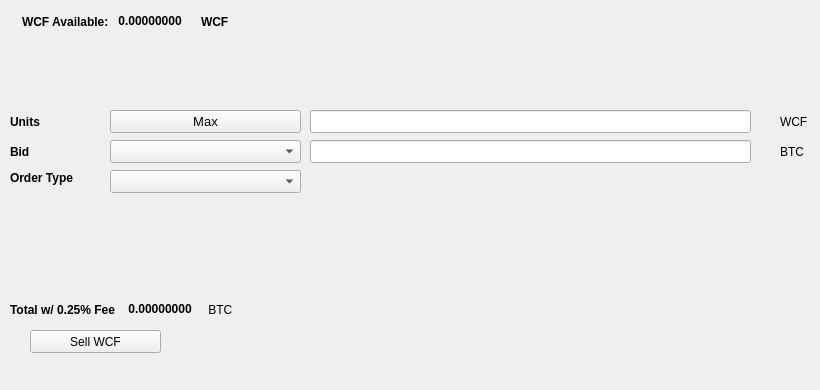
   <widget class="QWidget" name="SellTab">
    <attribute name="title">
     <string>Sell</string>
    </attribute>
    <widget class="QLabel" name="label_16">
     <property name="geometry">
      <rect>
       <x>780</x>
       <y>140</y>
       <width>31</width>
       <height>23</height>
      </rect>
     </property>
     <property name="text">
      <string>BTC</string>
     </property>
    </widget>
    <widget class="QComboBox" name="SellBidcomboBox">
     <property name="geometry">
      <rect>
       <x>110</x>
       <y>140</y>
       <width>191</width>
       <height>23</height>
      </rect>
     </property>
     <property name="font">
      <font>
       <pointsize>10</pointsize>
      </font>
     </property>
    </widget>
    <widget class="QLabel" name="label_18">
     <property name="geometry">
      <rect>
       <x>10</x>
       <y>110</y>
       <width>46</width>
       <height>23</height>
      </rect>
     </property>
     <property name="font">
      <font>
       <weight>75</weight>
       <bold>true</bold>
      </font>
     </property>
     <property name="text">
      <string>Units</string>
     </property>
    </widget>
    <widget class="QPushButton" name="Sell_Max_Amount">
     <property name="geometry">
      <rect>
       <x>110</x>
       <y>110</y>
       <width>191</width>
       <height>23</height>
      </rect>
     </property>
     <property name="font">
      <font>
       <pointsize>10</pointsize>
      </font>
     </property>
     <property name="text">
      <string>Max</string>
     </property>
    </widget>
    <widget class="QLabel" name="label_20">
     <property name="geometry">
      <rect>
       <x>10</x>
       <y>170</y>
       <width>91</width>
       <height>16</height>
      </rect>
     </property>
     <property name="font">
      <font>
       <weight>75</weight>
       <bold>true</bold>
      </font>
     </property>
     <property name="text">
      <string>Order Type</string>
     </property>
    </widget>
    <widget class="QComboBox" name="SellOrdertypeCombo">
     <property name="geometry">
      <rect>
       <x>110</x>
       <y>170</y>
       <width>191</width>
       <height>23</height>
      </rect>
     </property>
     <property name="font">
      <font>
       <pointsize>10</pointsize>
      </font>
     </property>
    </widget>
    <widget class="QLabel" name="label_21">
     <property name="geometry">
      <rect>
       <x>10</x>
       <y>140</y>
       <width>46</width>
       <height>23</height>
      </rect>
     </property>
     <property name="font">
      <font>
       <weight>75</weight>
       <bold>true</bold>
      </font>
     </property>
     <property name="text">
      <string>Bid</string>
     </property>
    </widget>
    <widget class="QLabel" name="label_22">
     <property name="geometry">
      <rect>
       <x>780</x>
       <y>110</y>
       <width>31</width>
       <height>23</height>
      </rect>
     </property>
     <property name="text">
      <string>WCF</string>
     </property>
    </widget>
    <widget class="QLineEdit" name="UnitsInputWCF">
     <property name="geometry">
      <rect>
       <x>310</x>
       <y>110</y>
       <width>441</width>
       <height>23</height>
      </rect>
     </property>
     <property name="font">
      <font>
       <pointsize>9</pointsize>
       <weight>75</weight>
       <bold>true</bold>
      </font>
     </property>
    </widget>
    <widget class="QLineEdit" name="SellBidPriceEdit">
     <property name="geometry">
      <rect>
       <x>310</x>
       <y>140</y>
       <width>441</width>
       <height>23</height>
      </rect>
     </property>
     <property name="font">
      <font>
       <pointsize>9</pointsize>
       <weight>75</weight>
       <bold>true</bold>
      </font>
     </property>
    </widget>
    <widget class="QPushButton" name="SellWCFBTN">
     <property name="geometry">
      <rect>
       <x>30</x>
       <y>330</y>
       <width>131</width>
       <height>23</height>
      </rect>
     </property>
     <property name="text">
      <string>Sell WCF</string>
     </property>
     <property name="icon">
      <iconset resource="../worldcryptoforum">
       <normaloff>:/icons/bitcoin</normaloff>:/icons/bitcoin</iconset>
     </property>
    </widget>
    <widget class="QWidget" name="layoutWidget3">
     <property name="geometry">
      <rect>
       <x>22</x>
       <y>12</y>
       <width>258</width>
       <height>19</height>
      </rect>
     </property>
     <layout class="QHBoxLayout" name="horizontalLayout">
      <item>
       <widget class="QLabel" name="label232_2">
        <property name="font">
         <font>
          <weight>75</weight>
          <bold>true</bold>
         </font>
        </property>
        <property name="text">
         <string>WCF Available:</string>
        </property>
       </widget>
      </item>
      <item>
       <widget class="QLabel" name="WCFAvailableLabel">
        <property name="palette">
         <palette>
          <active>
           <colorrole role="WindowText">
            <brush brushstyle="SolidPattern">
             <color alpha="255">
              <red>0</red>
              <green>0</green>
              <blue>0</blue>
             </color>
            </brush>
           </colorrole>
           <colorrole role="Button">
            <brush brushstyle="SolidPattern">
             <color alpha="255">
              <red>0</red>
              <green>170</green>
              <blue>0</blue>
             </color>
            </brush>
           </colorrole>
           <colorrole role="Light">
            <brush brushstyle="SolidPattern">
             <color alpha="255">
              <red>0</red>
              <green>255</green>
              <blue>0</blue>
             </color>
            </brush>
           </colorrole>
           <colorrole role="Midlight">
            <brush brushstyle="SolidPattern">
             <color alpha="255">
              <red>0</red>
              <green>212</green>
              <blue>0</blue>
             </color>
            </brush>
           </colorrole>
           <colorrole role="Dark">
            <brush brushstyle="SolidPattern">
             <color alpha="255">
              <red>0</red>
              <green>85</green>
              <blue>0</blue>
             </color>
            </brush>
           </colorrole>
           <colorrole role="Mid">
            <brush brushstyle="SolidPattern">
             <color alpha="255">
              <red>0</red>
              <green>113</green>
              <blue>0</blue>
             </color>
            </brush>
           </colorrole>
           <colorrole role="Text">
            <brush brushstyle="SolidPattern">
             <color alpha="255">
              <red>0</red>
              <green>170</green>
              <blue>0</blue>
             </color>
            </brush>
           </colorrole>
           <colorrole role="BrightText">
            <brush brushstyle="SolidPattern">
             <color alpha="255">
              <red>255</red>
              <green>255</green>
              <blue>255</blue>
             </color>
            </brush>
           </colorrole>
           <colorrole role="ButtonText">
            <brush brushstyle="SolidPattern">
             <color alpha="255">
              <red>0</red>
              <green>0</green>
              <blue>0</blue>
             </color>
            </brush>
           </colorrole>
           <colorrole role="Base">
            <brush brushstyle="SolidPattern">
             <color alpha="255">
              <red>255</red>
              <green>255</green>
              <blue>255</blue>
             </color>
            </brush>
           </colorrole>
           <colorrole role="Window">
            <brush brushstyle="SolidPattern">
             <color alpha="255">
              <red>0</red>
              <green>170</green>
              <blue>0</blue>
             </color>
            </brush>
           </colorrole>
           <colorrole role="Shadow">
            <brush brushstyle="SolidPattern">
             <color alpha="255">
              <red>0</red>
              <green>0</green>
              <blue>0</blue>
             </color>
            </brush>
           </colorrole>
           <colorrole role="AlternateBase">
            <brush brushstyle="SolidPattern">
             <color alpha="255">
              <red>127</red>
              <green>212</green>
              <blue>127</blue>
             </color>
            </brush>
           </colorrole>
           <colorrole role="ToolTipBase">
            <brush brushstyle="SolidPattern">
             <color alpha="255">
              <red>255</red>
              <green>255</green>
              <blue>220</blue>
             </color>
            </brush>
           </colorrole>
           <colorrole role="ToolTipText">
            <brush brushstyle="SolidPattern">
             <color alpha="255">
              <red>0</red>
              <green>0</green>
              <blue>0</blue>
             </color>
            </brush>
           </colorrole>
          </active>
          <inactive>
           <colorrole role="WindowText">
            <brush brushstyle="SolidPattern">
             <color alpha="255">
              <red>0</red>
              <green>0</green>
              <blue>0</blue>
             </color>
            </brush>
           </colorrole>
           <colorrole role="Button">
            <brush brushstyle="SolidPattern">
             <color alpha="255">
              <red>0</red>
              <green>170</green>
              <blue>0</blue>
             </color>
            </brush>
           </colorrole>
           <colorrole role="Light">
            <brush brushstyle="SolidPattern">
             <color alpha="255">
              <red>0</red>
              <green>255</green>
              <blue>0</blue>
             </color>
            </brush>
           </colorrole>
           <colorrole role="Midlight">
            <brush brushstyle="SolidPattern">
             <color alpha="255">
              <red>0</red>
              <green>212</green>
              <blue>0</blue>
             </color>
            </brush>
           </colorrole>
           <colorrole role="Dark">
            <brush brushstyle="SolidPattern">
             <color alpha="255">
              <red>0</red>
              <green>85</green>
              <blue>0</blue>
             </color>
            </brush>
           </colorrole>
           <colorrole role="Mid">
            <brush brushstyle="SolidPattern">
             <color alpha="255">
              <red>0</red>
              <green>113</green>
              <blue>0</blue>
             </color>
            </brush>
           </colorrole>
           <colorrole role="Text">
            <brush brushstyle="SolidPattern">
             <color alpha="255">
              <red>0</red>
              <green>170</green>
              <blue>0</blue>
             </color>
            </brush>
           </colorrole>
           <colorrole role="BrightText">
            <brush brushstyle="SolidPattern">
             <color alpha="255">
              <red>255</red>
              <green>255</green>
              <blue>255</blue>
             </color>
            </brush>
           </colorrole>
           <colorrole role="ButtonText">
            <brush brushstyle="SolidPattern">
             <color alpha="255">
              <red>0</red>
              <green>0</green>
              <blue>0</blue>
             </color>
            </brush>
           </colorrole>
           <colorrole role="Base">
            <brush brushstyle="SolidPattern">
             <color alpha="255">
              <red>255</red>
              <green>255</green>
              <blue>255</blue>
             </color>
            </brush>
           </colorrole>
           <colorrole role="Window">
            <brush brushstyle="SolidPattern">
             <color alpha="255">
              <red>0</red>
              <green>170</green>
              <blue>0</blue>
             </color>
            </brush>
           </colorrole>
           <colorrole role="Shadow">
            <brush brushstyle="SolidPattern">
             <color alpha="255">
              <red>0</red>
              <green>0</green>
              <blue>0</blue>
             </color>
            </brush>
           </colorrole>
           <colorrole role="AlternateBase">
            <brush brushstyle="SolidPattern">
             <color alpha="255">
              <red>127</red>
              <green>212</green>
              <blue>127</blue>
             </color>
            </brush>
           </colorrole>
           <colorrole role="ToolTipBase">
            <brush brushstyle="SolidPattern">
             <color alpha="255">
              <red>255</red>
              <green>255</green>
              <blue>220</blue>
             </color>
            </brush>
           </colorrole>
           <colorrole role="ToolTipText">
            <brush brushstyle="SolidPattern">
             <color alpha="255">
              <red>0</red>
              <green>0</green>
              <blue>0</blue>
             </color>
            </brush>
           </colorrole>
          </inactive>
          <disabled>
           <colorrole role="WindowText">
            <brush brushstyle="SolidPattern">
             <color alpha="255">
              <red>0</red>
              <green>85</green>
              <blue>0</blue>
             </color>
            </brush>
           </colorrole>
           <colorrole role="Button">
            <brush brushstyle="SolidPattern">
             <color alpha="255">
              <red>0</red>
              <green>170</green>
              <blue>0</blue>
             </color>
            </brush>
           </colorrole>
           <colorrole role="Light">
            <brush brushstyle="SolidPattern">
             <color alpha="255">
              <red>0</red>
              <green>255</green>
              <blue>0</blue>
             </color>
            </brush>
           </colorrole>
           <colorrole role="Midlight">
            <brush brushstyle="SolidPattern">
             <color alpha="255">
              <red>0</red>
              <green>212</green>
              <blue>0</blue>
             </color>
            </brush>
           </colorrole>
           <colorrole role="Dark">
            <brush brushstyle="SolidPattern">
             <color alpha="255">
              <red>0</red>
              <green>85</green>
              <blue>0</blue>
             </color>
            </brush>
           </colorrole>
           <colorrole role="Mid">
            <brush brushstyle="SolidPattern">
             <color alpha="255">
              <red>0</red>
              <green>113</green>
              <blue>0</blue>
             </color>
            </brush>
           </colorrole>
           <colorrole role="Text">
            <brush brushstyle="SolidPattern">
             <color alpha="255">
              <red>0</red>
              <green>85</green>
              <blue>0</blue>
             </color>
            </brush>
           </colorrole>
           <colorrole role="BrightText">
            <brush brushstyle="SolidPattern">
             <color alpha="255">
              <red>255</red>
              <green>255</green>
              <blue>255</blue>
             </color>
            </brush>
           </colorrole>
           <colorrole role="ButtonText">
            <brush brushstyle="SolidPattern">
             <color alpha="255">
              <red>0</red>
              <green>85</green>
              <blue>0</blue>
             </color>
            </brush>
           </colorrole>
           <colorrole role="Base">
            <brush brushstyle="SolidPattern">
             <color alpha="255">
              <red>0</red>
              <green>170</green>
              <blue>0</blue>
             </color>
            </brush>
           </colorrole>
           <colorrole role="Window">
            <brush brushstyle="SolidPattern">
             <color alpha="255">
              <red>0</red>
              <green>170</green>
              <blue>0</blue>
             </color>
            </brush>
           </colorrole>
           <colorrole role="Shadow">
            <brush brushstyle="SolidPattern">
             <color alpha="255">
              <red>0</red>
              <green>0</green>
              <blue>0</blue>
             </color>
            </brush>
           </colorrole>
           <colorrole role="AlternateBase">
            <brush brushstyle="SolidPattern">
             <color alpha="255">
              <red>0</red>
              <green>170</green>
              <blue>0</blue>
             </color>
            </brush>
           </colorrole>
           <colorrole role="ToolTipBase">
            <brush brushstyle="SolidPattern">
             <color alpha="255">
              <red>255</red>
              <green>255</green>
              <blue>220</blue>
             </color>
            </brush>
           </colorrole>
           <colorrole role="ToolTipText">
            <brush brushstyle="SolidPattern">
             <color alpha="255">
              <red>0</red>
              <green>0</green>
              <blue>0</blue>
             </color>
            </brush>
           </colorrole>
          </disabled>
         </palette>
        </property>
        <property name="font">
         <font>
          <weight>75</weight>
          <bold>true</bold>
         </font>
        </property>
        <property name="text">
         <string> 0.00000000 </string>
        </property>
        <property name="textInteractionFlags">
         <set>Qt::LinksAccessibleByMouse|Qt::TextSelectableByKeyboard|Qt::TextSelectableByMouse</set>
        </property>
       </widget>
      </item>
      <item>
       <widget class="QLabel" name="labelWCF">
        <property name="font">
         <font>
          <weight>75</weight>
          <bold>true</bold>
         </font>
        </property>
        <property name="text">
         <string>WCF</string>
        </property>
       </widget>
      </item>
     </layout>
    </widget>
    <widget class="QWidget" name="layoutWidget">
     <property name="geometry">
      <rect>
       <x>10</x>
       <y>300</y>
       <width>268</width>
       <height>19</height>
      </rect>
     </property>
     <layout class="QHBoxLayout" name="horizontalLayout_2">
      <item>
       <widget class="QLabel" name="label_19">
        <property name="font">
         <font>
          <weight>75</weight>
          <bold>true</bold>
         </font>
        </property>
        <property name="text">
         <string>Total w/ 0.25% Fee </string>
        </property>
       </widget>
      </item>
      <item>
       <widget class="QLabel" name="SellCostLabel">
        <property name="palette">
         <palette>
          <active>
           <colorrole role="WindowText">
            <brush brushstyle="SolidPattern">
             <color alpha="255">
              <red>0</red>
              <green>0</green>
              <blue>0</blue>
             </color>
            </brush>
           </colorrole>
           <colorrole role="Button">
            <brush brushstyle="SolidPattern">
             <color alpha="255">
              <red>0</red>
              <green>170</green>
              <blue>0</blue>
             </color>
            </brush>
           </colorrole>
           <colorrole role="Light">
            <brush brushstyle="SolidPattern">
             <color alpha="255">
              <red>0</red>
              <green>255</green>
              <blue>0</blue>
             </color>
            </brush>
           </colorrole>
           <colorrole role="Midlight">
            <brush brushstyle="SolidPattern">
             <color alpha="255">
              <red>0</red>
              <green>212</green>
              <blue>0</blue>
             </color>
            </brush>
           </colorrole>
           <colorrole role="Dark">
            <brush brushstyle="SolidPattern">
             <color alpha="255">
              <red>0</red>
              <green>85</green>
              <blue>0</blue>
             </color>
            </brush>
           </colorrole>
           <colorrole role="Mid">
            <brush brushstyle="SolidPattern">
             <color alpha="255">
              <red>0</red>
              <green>113</green>
              <blue>0</blue>
             </color>
            </brush>
           </colorrole>
           <colorrole role="Text">
            <brush brushstyle="SolidPattern">
             <color alpha="255">
              <red>0</red>
              <green>170</green>
              <blue>0</blue>
             </color>
            </brush>
           </colorrole>
           <colorrole role="BrightText">
            <brush brushstyle="SolidPattern">
             <color alpha="255">
              <red>255</red>
              <green>255</green>
              <blue>255</blue>
             </color>
            </brush>
           </colorrole>
           <colorrole role="ButtonText">
            <brush brushstyle="SolidPattern">
             <color alpha="255">
              <red>0</red>
              <green>0</green>
              <blue>0</blue>
             </color>
            </brush>
           </colorrole>
           <colorrole role="Base">
            <brush brushstyle="SolidPattern">
             <color alpha="255">
              <red>255</red>
              <green>255</green>
              <blue>255</blue>
             </color>
            </brush>
           </colorrole>
           <colorrole role="Window">
            <brush brushstyle="SolidPattern">
             <color alpha="255">
              <red>0</red>
              <green>170</green>
              <blue>0</blue>
             </color>
            </brush>
           </colorrole>
           <colorrole role="Shadow">
            <brush brushstyle="SolidPattern">
             <color alpha="255">
              <red>0</red>
              <green>0</green>
              <blue>0</blue>
             </color>
            </brush>
           </colorrole>
           <colorrole role="AlternateBase">
            <brush brushstyle="SolidPattern">
             <color alpha="255">
              <red>127</red>
              <green>212</green>
              <blue>127</blue>
             </color>
            </brush>
           </colorrole>
           <colorrole role="ToolTipBase">
            <brush brushstyle="SolidPattern">
             <color alpha="255">
              <red>255</red>
              <green>255</green>
              <blue>220</blue>
             </color>
            </brush>
           </colorrole>
           <colorrole role="ToolTipText">
            <brush brushstyle="SolidPattern">
             <color alpha="255">
              <red>0</red>
              <green>0</green>
              <blue>0</blue>
             </color>
            </brush>
           </colorrole>
          </active>
          <inactive>
           <colorrole role="WindowText">
            <brush brushstyle="SolidPattern">
             <color alpha="255">
              <red>0</red>
              <green>0</green>
              <blue>0</blue>
             </color>
            </brush>
           </colorrole>
           <colorrole role="Button">
            <brush brushstyle="SolidPattern">
             <color alpha="255">
              <red>0</red>
              <green>170</green>
              <blue>0</blue>
             </color>
            </brush>
           </colorrole>
           <colorrole role="Light">
            <brush brushstyle="SolidPattern">
             <color alpha="255">
              <red>0</red>
              <green>255</green>
              <blue>0</blue>
             </color>
            </brush>
           </colorrole>
           <colorrole role="Midlight">
            <brush brushstyle="SolidPattern">
             <color alpha="255">
              <red>0</red>
              <green>212</green>
              <blue>0</blue>
             </color>
            </brush>
           </colorrole>
           <colorrole role="Dark">
            <brush brushstyle="SolidPattern">
             <color alpha="255">
              <red>0</red>
              <green>85</green>
              <blue>0</blue>
             </color>
            </brush>
           </colorrole>
           <colorrole role="Mid">
            <brush brushstyle="SolidPattern">
             <color alpha="255">
              <red>0</red>
              <green>113</green>
              <blue>0</blue>
             </color>
            </brush>
           </colorrole>
           <colorrole role="Text">
            <brush brushstyle="SolidPattern">
             <color alpha="255">
              <red>0</red>
              <green>170</green>
              <blue>0</blue>
             </color>
            </brush>
           </colorrole>
           <colorrole role="BrightText">
            <brush brushstyle="SolidPattern">
             <color alpha="255">
              <red>255</red>
              <green>255</green>
              <blue>255</blue>
             </color>
            </brush>
           </colorrole>
           <colorrole role="ButtonText">
            <brush brushstyle="SolidPattern">
             <color alpha="255">
              <red>0</red>
              <green>0</green>
              <blue>0</blue>
             </color>
            </brush>
           </colorrole>
           <colorrole role="Base">
            <brush brushstyle="SolidPattern">
             <color alpha="255">
              <red>255</red>
              <green>255</green>
              <blue>255</blue>
             </color>
            </brush>
           </colorrole>
           <colorrole role="Window">
            <brush brushstyle="SolidPattern">
             <color alpha="255">
              <red>0</red>
              <green>170</green>
              <blue>0</blue>
             </color>
            </brush>
           </colorrole>
           <colorrole role="Shadow">
            <brush brushstyle="SolidPattern">
             <color alpha="255">
              <red>0</red>
              <green>0</green>
              <blue>0</blue>
             </color>
            </brush>
           </colorrole>
           <colorrole role="AlternateBase">
            <brush brushstyle="SolidPattern">
             <color alpha="255">
              <red>127</red>
              <green>212</green>
              <blue>127</blue>
             </color>
            </brush>
           </colorrole>
           <colorrole role="ToolTipBase">
            <brush brushstyle="SolidPattern">
             <color alpha="255">
              <red>255</red>
              <green>255</green>
              <blue>220</blue>
             </color>
            </brush>
           </colorrole>
           <colorrole role="ToolTipText">
            <brush brushstyle="SolidPattern">
             <color alpha="255">
              <red>0</red>
              <green>0</green>
              <blue>0</blue>
             </color>
            </brush>
           </colorrole>
          </inactive>
          <disabled>
           <colorrole role="WindowText">
            <brush brushstyle="SolidPattern">
             <color alpha="255">
              <red>0</red>
              <green>85</green>
              <blue>0</blue>
             </color>
            </brush>
           </colorrole>
           <colorrole role="Button">
            <brush brushstyle="SolidPattern">
             <color alpha="255">
              <red>0</red>
              <green>170</green>
              <blue>0</blue>
             </color>
            </brush>
           </colorrole>
           <colorrole role="Light">
            <brush brushstyle="SolidPattern">
             <color alpha="255">
              <red>0</red>
              <green>255</green>
              <blue>0</blue>
             </color>
            </brush>
           </colorrole>
           <colorrole role="Midlight">
            <brush brushstyle="SolidPattern">
             <color alpha="255">
              <red>0</red>
              <green>212</green>
              <blue>0</blue>
             </color>
            </brush>
           </colorrole>
           <colorrole role="Dark">
            <brush brushstyle="SolidPattern">
             <color alpha="255">
              <red>0</red>
              <green>85</green>
              <blue>0</blue>
             </color>
            </brush>
           </colorrole>
           <colorrole role="Mid">
            <brush brushstyle="SolidPattern">
             <color alpha="255">
              <red>0</red>
              <green>113</green>
              <blue>0</blue>
             </color>
            </brush>
           </colorrole>
           <colorrole role="Text">
            <brush brushstyle="SolidPattern">
             <color alpha="255">
              <red>0</red>
              <green>85</green>
              <blue>0</blue>
             </color>
            </brush>
           </colorrole>
           <colorrole role="BrightText">
            <brush brushstyle="SolidPattern">
             <color alpha="255">
              <red>255</red>
              <green>255</green>
              <blue>255</blue>
             </color>
            </brush>
           </colorrole>
           <colorrole role="ButtonText">
            <brush brushstyle="SolidPattern">
             <color alpha="255">
              <red>0</red>
              <green>85</green>
              <blue>0</blue>
             </color>
            </brush>
           </colorrole>
           <colorrole role="Base">
            <brush brushstyle="SolidPattern">
             <color alpha="255">
              <red>0</red>
              <green>170</green>
              <blue>0</blue>
             </color>
            </brush>
           </colorrole>
           <colorrole role="Window">
            <brush brushstyle="SolidPattern">
             <color alpha="255">
              <red>0</red>
              <green>170</green>
              <blue>0</blue>
             </color>
            </brush>
           </colorrole>
           <colorrole role="Shadow">
            <brush brushstyle="SolidPattern">
             <color alpha="255">
              <red>0</red>
              <green>0</green>
              <blue>0</blue>
             </color>
            </brush>
           </colorrole>
           <colorrole role="AlternateBase">
            <brush brushstyle="SolidPattern">
             <color alpha="255">
              <red>0</red>
              <green>170</green>
              <blue>0</blue>
             </color>
            </brush>
           </colorrole>
           <colorrole role="ToolTipBase">
            <brush brushstyle="SolidPattern">
             <color alpha="255">
              <red>255</red>
              <green>255</green>
              <blue>220</blue>
             </color>
            </brush>
           </colorrole>
           <colorrole role="ToolTipText">
            <brush brushstyle="SolidPattern">
             <color alpha="255">
              <red>0</red>
              <green>0</green>
              <blue>0</blue>
             </color>
            </brush>
           </colorrole>
          </disabled>
         </palette>
        </property>
        <property name="font">
         <font>
          <weight>75</weight>
          <bold>true</bold>
         </font>
        </property>
        <property name="autoFillBackground">
         <bool>false</bool>
        </property>
        <property name="text">
         <string> 0.00000000</string>
        </property>
        <property name="textInteractionFlags">
         <set>Qt::LinksAccessibleByMouse|Qt::TextSelectableByMouse</set>
        </property>
       </widget>
      </item>
      <item>
       <widget class="QLabel" name="label_17">
        <property name="font">
         <font>
          <weight>50</weight>
          <bold>false</bold>
         </font>
        </property>
        <property name="text">
         <string> BTC</string>
        </property>
       </widget>
      </item>
     </layout>
    </widget>
    <widget class="QLabel" name="label_23">
     <property name="geometry">
      <rect>
       <x>460</x>
       <y>300</y>
       <width>281</width>
       <height>81</height>
      </rect>
     </property>
     <property name="text">
      <string/>
     </property>
     <property name="pixmap">
      <pixmap>:/images/bittrex</pixmap>
     </property>
    </widget>
   </widget>
